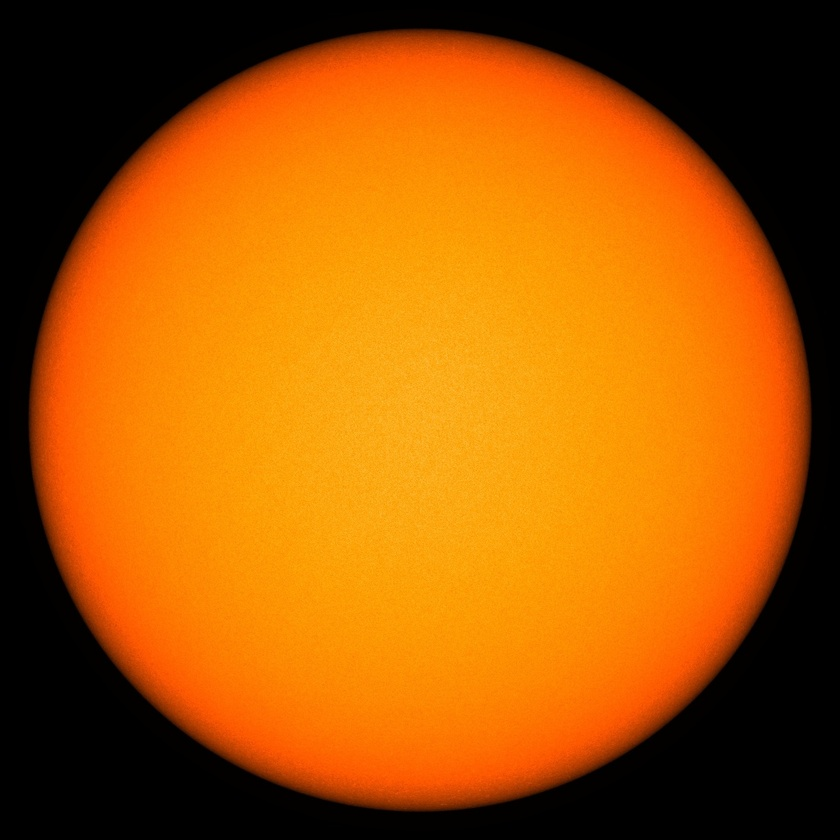
#> input picture testing/20170315_130000_4096_HMIIC_-watermark_small.jpg, 840 x 840 px, shrunk from 1024 x 1024 before the run
$ python disk_classifier.py   (older library calls are emulated)
#> lines starting #> are read from the running program, lines starting #| are printed output that depends on the picture; after the words box and inside, x2 and y2 are one past the last pixel; in counts of white or black regions, pixels touching at a corner belong together
# import the necessary packages
import numpy as np
import cv2

path = "testing/20170315_130000_4096_HMIIC_-watermark_small.jpg"

# load the image, clone it for output, and then convert it to grayscale
image = cv2.imread(path)
#> image is the input picture: shape (840, 840, 3); mean B, G, R 3.4, 86.4, 165.1
output = image.copy()
gray = cv2.cvtColor(image, cv2.COLOR_BGR2GRAY)
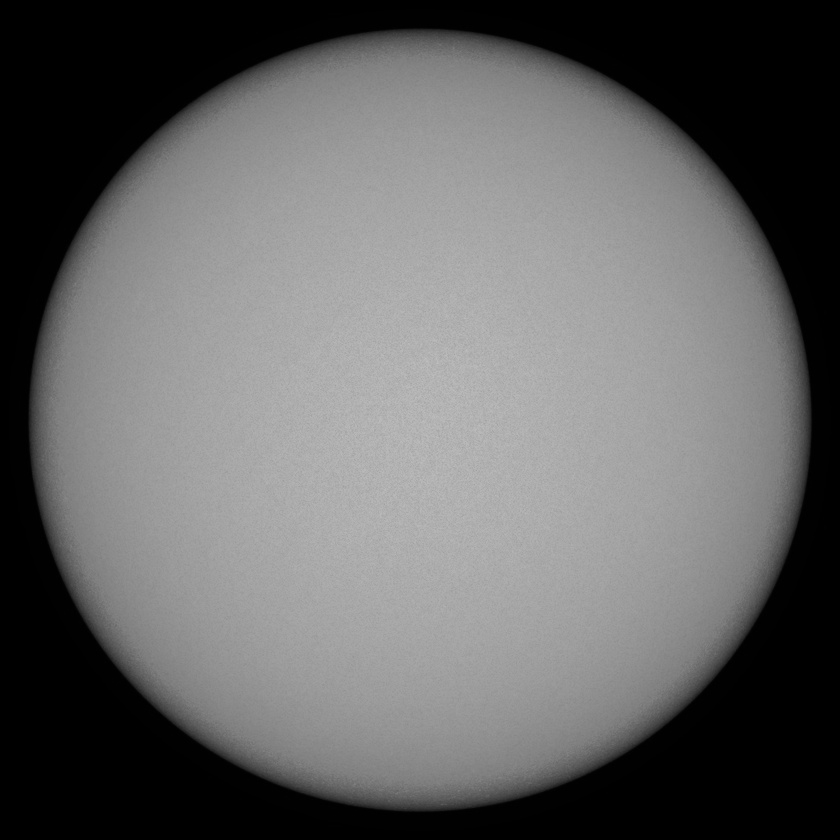
#> gray: shape (840, 840); min 0, max 193, mean 100.5

# detect circles in the image
circles = cv2.HoughCircles(image=gray, method=cv2.HOUGH_GRADIENT, dp=1.4, minDist=100, minRadius=int(len(image)/4))
#> circles = [[419.3, 417.9, 389.8]]


# Try contours method
thresh = 60
# blur = cv2.GaussianBlur(gray, (5, 5), 0)
edges = cv2.Canny(gray, thresh, thresh*2)
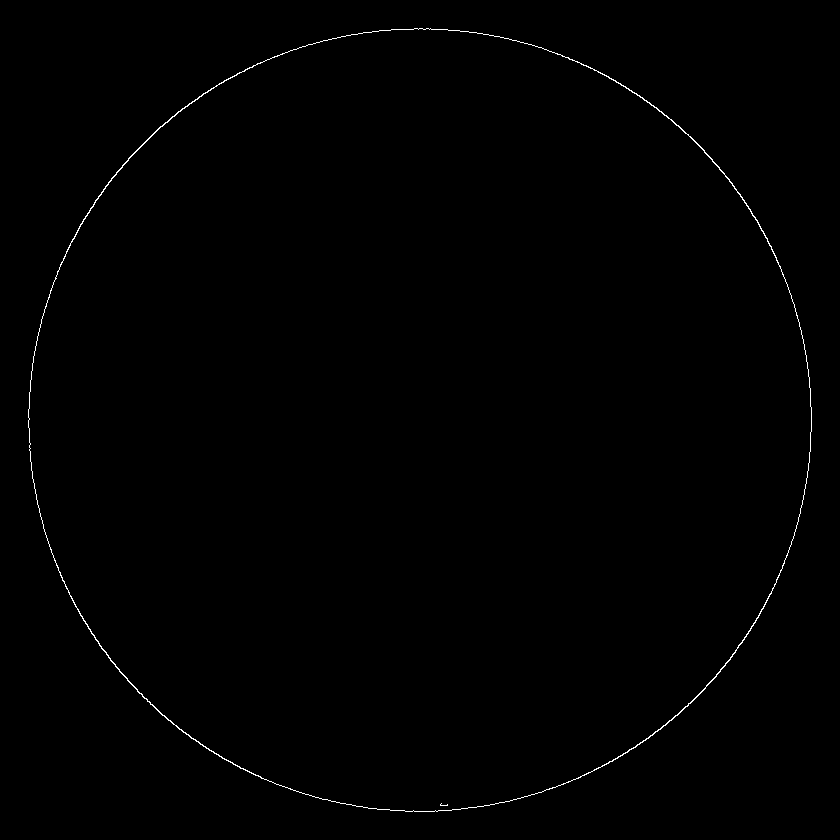
#> edges: shape (840, 840); 0.41% white in thin lines or dots, all inside (x1, y1, x2, y2) = (28, 28, 812, 812)
contoured_img, contours, hierarchy = cv2.findContours(edges, cv2.RETR_TREE, cv2.CHAIN_APPROX_SIMPLE)
#> contours = 3 contours, 1 with area under 20; largest, box (x1, y1, x2, y2) and area: (28, 28, 812, 812) 481028, (28, 28, 812, 812) 480374
cnt = contours[0]
#> cnt = contour of 1135 points, box (x1, y1, x2, y2) (28, 28, 812, 812), area 481028
cv2.drawContours(image, contours, -1, (0, 255, 0), -1)

#centroid_x = M10/M00 and centroid_y = M01/M00
width, height, depth = image.shape
#> width = 840; height = 840; depth = 3
M = cv2.moments(cnt)
#> M = moments, m00 481028, centre m10/m00, m01/m00 = (419.6, 419.6)
x = int(M['m10']/M['m00'])
#> x = 419
y = int(M['m01']/M['m00'])
#> y = 419
print("centroid moment x/y: {},{}".format(x, y))
#| centroid moment x/y: 419,419

(x, y), radius = cv2.minEnclosingCircle(cnt)
#> x = 419.6; y = 419.7; radius = 392
center = (int(x), int(y))
#> center = (419, 419)
radius = int(radius)
cv2.circle(image, center, radius, (0, 0, 255), 2)
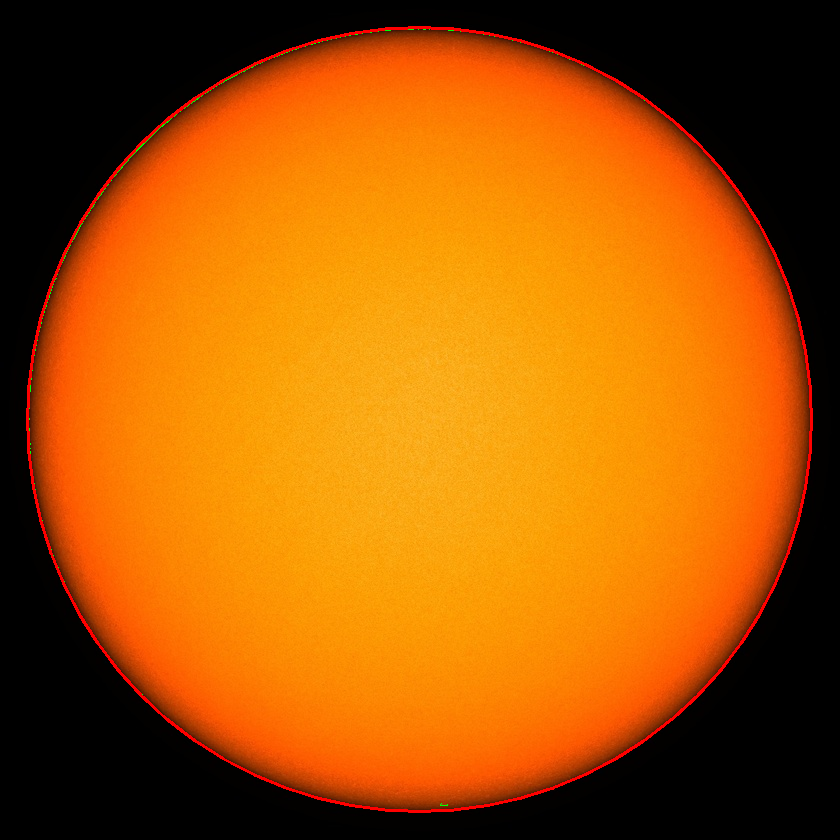
#> image: shape (840, 840, 3); mean B, G, R 3.3, 86.4, 167.4
cv2.rectangle(img=image, pt1=(center[0] - 2, center[1] - 2), pt2=(center[0] + 2, center[1] + 2), color=(0, 0, 255), thickness=-1)
#> image: shape (840, 840, 3); under 0.01% of pixels changed, all inside (x1, y1, x2, y2) = (417, 417, 422, 422)
print("min enclosing circle x/y: {},{}".format(center[0], center[1]))
#| min enclosing circle x/y: 419,419
print("min enclosing circle radius: {}".format(radius))
#| min enclosing circle radius: 392


# ensure at least some circles were found
if circles is not None:
    # convert the (x, y) coordinates and radius of the circles to integers
    circles = np.round(circles[0, :]).astype("int")
#> circles = [[419, 418, 390]]

    # loop over the (x, y) coordinates and radius of the circles
    for (x, y, r) in circles:
        # draw the circle in the output image, then draw a rectangle
        # corresponding to the center of the circle
        print("Center: {}, {}".format(x, y))
        print("Radius: {}px".format(r))
        cv2.circle(img=output, center=(x, y), radius=r, color=(0, 255, 0), thickness=2)
        cv2.rectangle(img=output, pt1=(x - 2, y - 2), pt2=(x + 2, y + 2), color=(0, 255, 0), thickness=-1)
#> this loop made 1 pass
#| Center: 419, 418
#| Radius: 390px
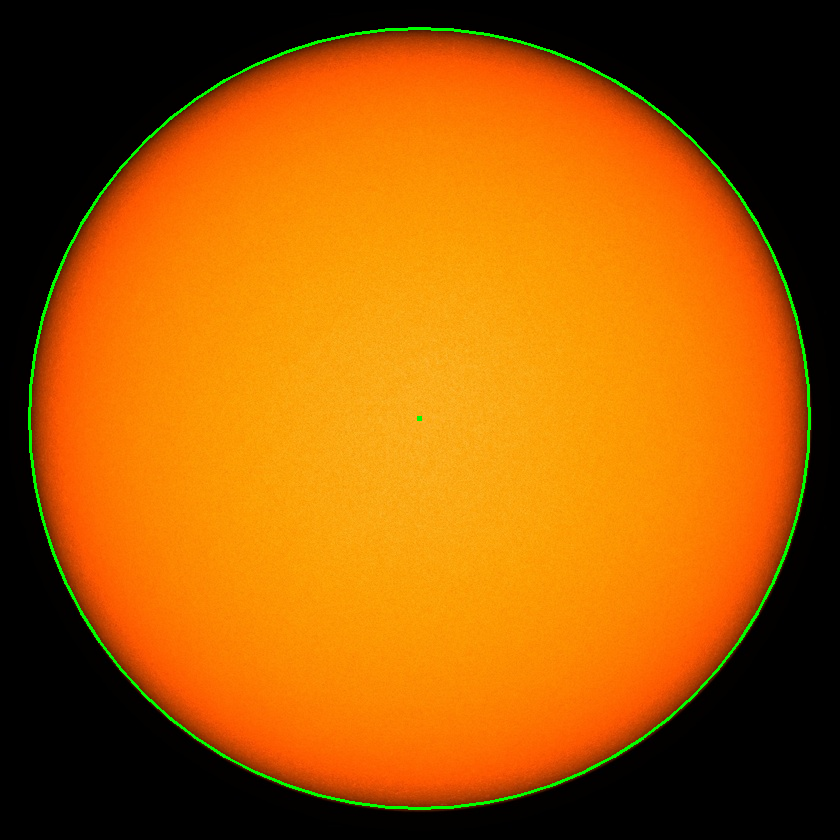
#> output: shape (840, 840, 3); 1.01% of pixels changed, all inside (x1, y1, x2, y2) = (28, 27, 811, 810)

    # show the output image
    cv2.imwrite("out/disk_classifier.png", np.hstack([image, output]))
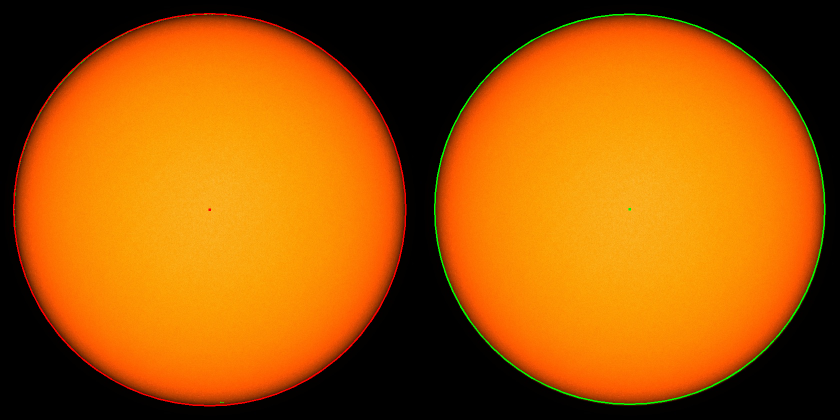
#> saved as disk_classifier.png: shape (840, 1680, 3) (shown at 1/2 size); mean B, G, R 3.3, 87.6, 165.9
